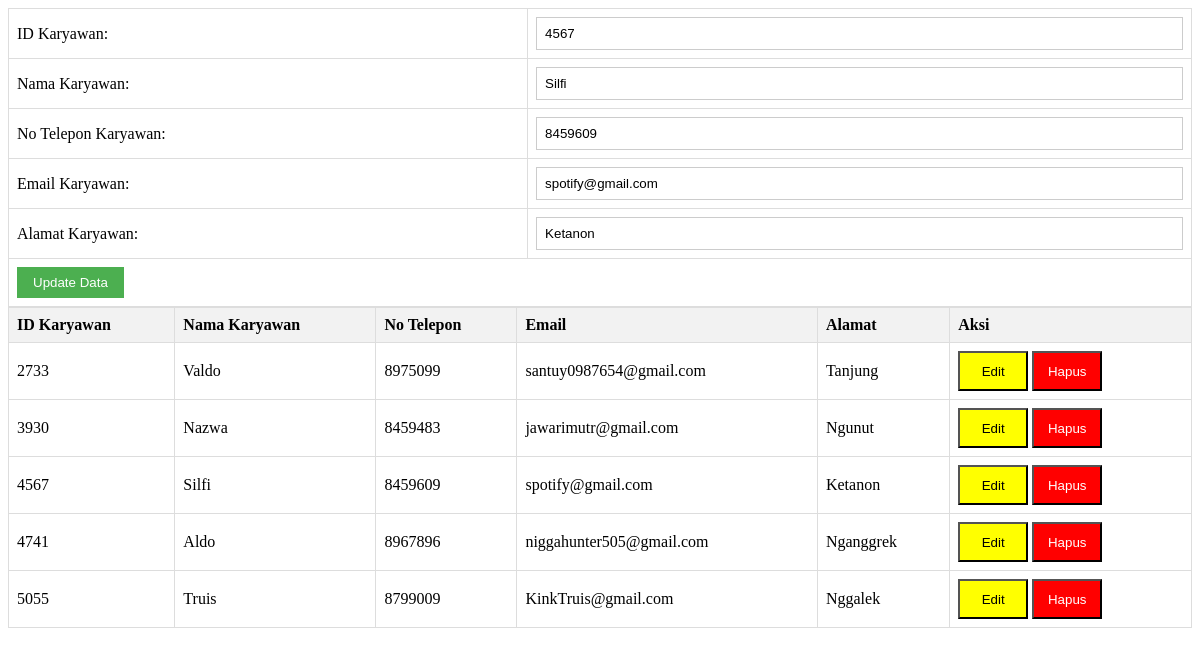
/CRUDkaryawan.php?edit=4567, run on the app's committed database.
### tables this page shows
CREATE TABLE `karyawan` (
  `ID_Karyawan` varchar(4) NOT NULL,
  `Nama_Karyawan` varchar(50) DEFAULT NULL,
  `No_Tlp_Karyawan` varchar(12) DEFAULT NULL,
  `Email_Karyawan` varchar(35) DEFAULT NULL,
  `Alamat_Karyawan` varchar(100) DEFAULT NULL
);

### CRUDkaryawan.php (the view, shortened to what this page needs)
<!DOCTYPE html>
<html>
<head>
</head>
<body>
<?php
include "koneksi.php";
$id_karyawan = '';
$nama_karyawan = '';
$no_tlp_karyawan = '';
$email_karyawan = '';
$alamat_karyawan = '';
if (isset($_GET['edit'])) {
    $id_karyawan = $_GET['edit'];
    $sql = "SELECT * FROM karyawan WHERE ID_Karyawan='$id_karyawan'";
    $result = $koneksi->query($sql);
    if ($result->num_rows > 0) {
        $data = $result->fetch_assoc();
        $nama_karyawan = $data['Nama_Karyawan'];
        $no_tlp_karyawan = $data['No_Tlp_Karyawan'];
        $email_karyawan = $data['Email_Karyawan'];
        $alamat_karyawan = $data['Alamat_Karyawan'];
    }
}
?>
<form action="" method="POST">
    <table>
        <tr>
            <td><label for="id_karyawan">ID Karyawan:</label></td>
            <td><input type="text" name="id_karyawan" value="<?php echo $id_karyawan; ?>" required></td>
        </tr>
        <tr>
            <td><label for="nama_karyawan">Nama Karyawan:</label></td>
            <td><input type="text" name="nama_karyawan" value="<?php echo $nama_karyawan; ?>" required></td>
        </tr>
        <tr>
            <td><label for="no_tlp_karyawan">No Telepon Karyawan:</label></td>
            <td><input type="text" name="no_tlp_karyawan" value="<?php echo $no_tlp_karyawan; ?>" required></td>
        </tr>
        <tr>
            <td><label for="email_karyawan">Email Karyawan:</label></td>
            <td><input type="text" name="email_karyawan" value="<?php echo $email_karyawan; ?>" required></td>
        </tr>
        <tr>
            <td><label for="alamat_karyawan">Alamat Karyawan:</label></td>
            <td><input type="text" name="alamat_karyawan" value="<?php echo $alamat_karyawan; ?>" required></td>
        </tr>
        <tr>
            <td colspan="2">
                <?php if ($id_karyawan != ''): ?>
                    <input type="submit" value="Update Data">
                <?php else: ?>
                    <input type="submit" value="Simpan Data">
                <?php endif; ?>
            </td>
        </tr>
    </table>
</form>
<table>
    <tr>
        <th>ID Karyawan</th>
        <th>Nama Karyawan</th>
        <th>No Telepon</th>
        <th>Email</th>
        <th>Alamat</th>
        <th>Aksi</th>
    </tr>
    <?php
    $sql = "SELECT * FROM karyawan ORDER BY ID_Karyawan ASC";
    $result = $koneksi->query($sql);
    if ($result->num_rows > 0) {
        while ($tampil = $result->fetch_assoc()) {
            echo "
            <tr>
                <td>{$tampil['ID_Karyawan']}</td>
                <td>{$tampil['Nama_Karyawan']}</td>
                <td>{$tampil['No_Tlp_Karyawan']}</td>
                <td>{$tampil['Email_Karyawan']}</td>
                <td>{$tampil['Alamat_Karyawan']}</td>
                <td class='aksi'>
                    <button class='edit' onclick='window.location.href=\"?edit={$tampil['ID_Karyawan']}\"'>Edit</button>
                    <button class='hapus' onclick='if (confirm(\"Yakin ingin menghapus?\")) window.location.href=\"?delete={$tampil['ID_Karyawan']}\"'>Hapus</button>
                </td>
            </tr>
            ";
        }
    } else {
        echo "<tr><td colspan='6'>Tidak ada data karyawan</td></tr>";
    }
    ?>
</table>
</body>
</html>

### CRUDkaryawan.php (style rules this page uses)
.aksi button.edit { background-color: #FFFF00; color: #000000; width: 70px; height: 40px; }
.aksi button.hapus { background-color: #FF0000; color: #FFFFFF; width: 70px; height: 40px; }
table { border-collapse: collapse; width: 100%; }
th, td { text-align: left; padding: 8px; border: 1px solid #ddd; }
th { background-color: #f2f2f2; }
input[type="text"] { width: 100%; padding: 8px; border: 1px solid #ccc; box-sizing: border-box; }
input[type="submit"] { padding: 8px 16px; background-color: #4CAF50; color: white; border: none; cursor: pointer; }

### data on the page
karyawan: nama_karyawan "Silfi", no_tlp_karyawan "8459609", email_karyawan "spotify@gmail.com", alamat_karyawan "Ketanon", ID_Karyawan "4567", Nama_Karyawan "Silfi", No_Tlp_Karyawan "8459609", Email_Karyawan "spotify@gmail.com", Alamat_Karyawan "Ketanon"
karyawan: ID_Karyawan "2733", Nama_Karyawan "Valdo", No_Tlp_Karyawan "8975099", Email_Karyawan "santuy0987654@gmail.com", Alamat_Karyawan "Tanjung"
karyawan: ID_Karyawan "3930", Nama_Karyawan "Nazwa", No_Tlp_Karyawan "8459483", Email_Karyawan "jawarimutr@gmail.com", Alamat_Karyawan "Ngunut"
karyawan: ID_Karyawan "4741", Nama_Karyawan "Aldo", No_Tlp_Karyawan "8967896", Email_Karyawan "niggahunter505@gmail.com", Alamat_Karyawan "Nganggrek"
karyawan: ID_Karyawan "5055", Nama_Karyawan "Truis", No_Tlp_Karyawan "8799009", Email_Karyawan "KinkTruis@gmail.com", Alamat_Karyawan "Nggalek"
